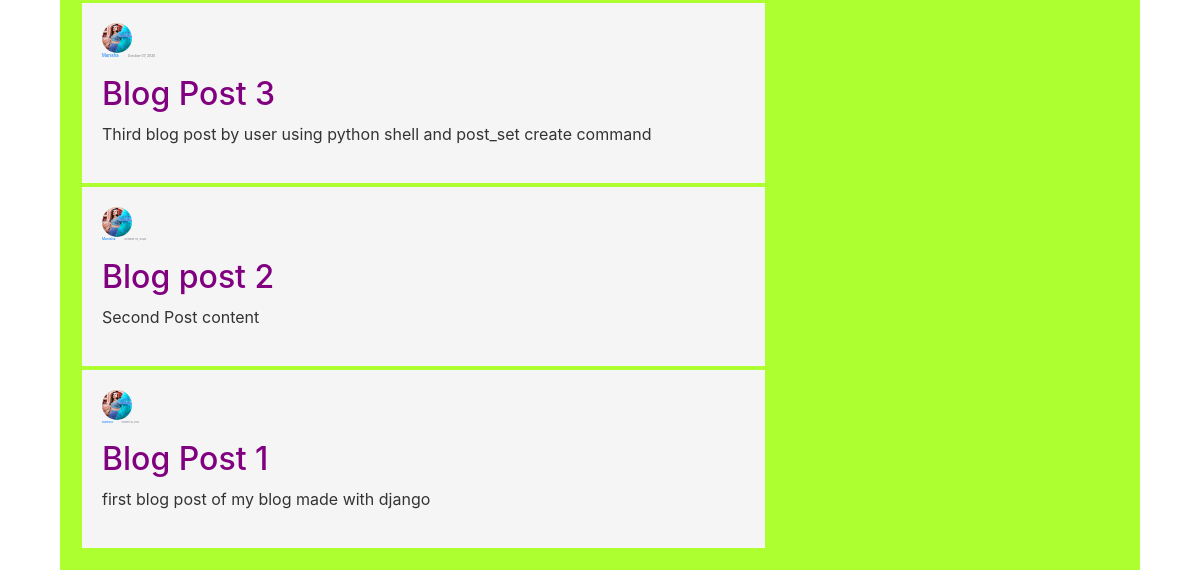
/blog/ (lower part), run on an earlier commit of the app's database.
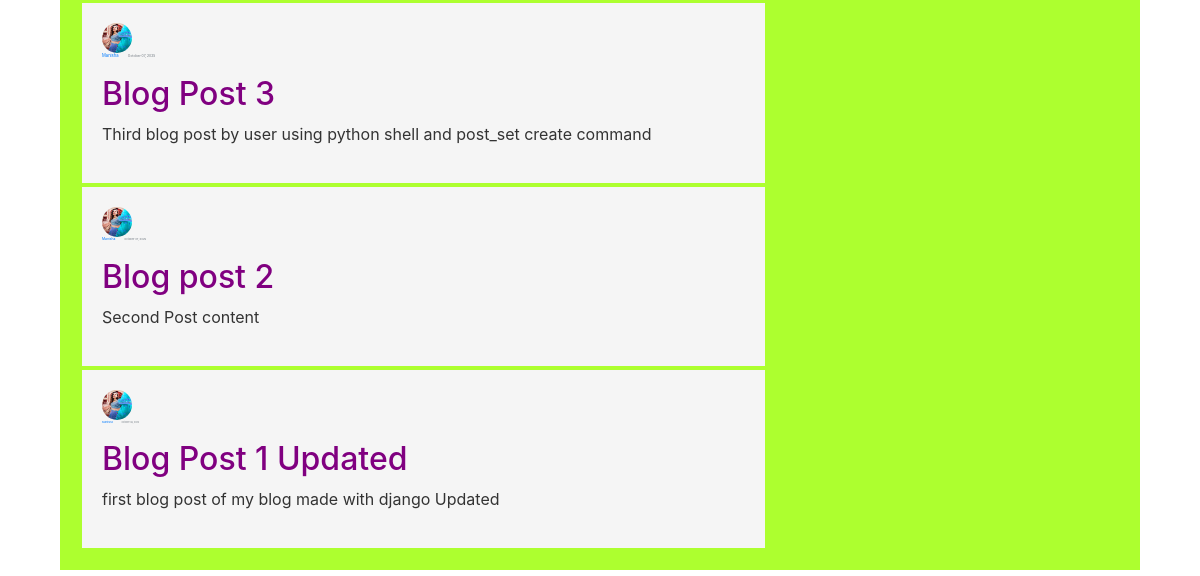
And on a later commit of the database.
### blog/models.py (models this page shows, shortened)
class Post(models.Model):
	title=models.CharField(max_length=200)
	content=models.TextField()
	date_posted=models.DateTimeField(default=timezone.now)#auto_now_add=True when we need only date when post is posted , default=timezone.now when we ant to chnage dtae modified
	author=models.ForeignKey(User,on_delete=models.CASCADE)#when we want unique author for his post and also delete post when author deleted

### users/models.py (models this page shows, shortened)
class Profile(models.Model):
	user = models.OneToOneField(User,on_delete=models.CASCADE)
	image = models.ImageField(default='default.jpg',upload_to='profile_pics')

### blog/views.py (the view)
# urls.py: path('', PostListView.as_view(),name='blog-home'),
class PostListView(ListView):
	model =Post
	template_name='blog/home.html'#create post_list.html in templates in views.py
	context_object_name='posts'
	ordering=['-date_posted']#sort posts

### blog/templates/blog/home.html
{% extends "blog/base.html" %}
{% load static %}
{% block content %}
	{% for post in posts %}
  <article class ="media content-section article">
    <img class ="rounded-circle article-img" src="{{post.author.profile.image.url}}">
    <div class ="media-body">
      <div class="article-metadata">
    <a class="mr-2" href="#">{{post.author}}</a>
    <small class="text-muted">{{ post.date_posted|date:"F d, Y" }}</p>
      </div>
      <h2 class="article-title"><a class="article-title" href="{% url 'post-detail' post.id %}">{{post.title}}</a></h2>
      <p class="article-content">{{post.content}}</p>
  </div>
  </article>
{% endfor %}
	{% endblock %}

What changed in the data, as far as the page shows it:
changed Post: title "Blog Post 1" → "Blog Post 1 Updated"; content "first blog post of my blog made with django" → "first blog post of my blog made with django Updated"
